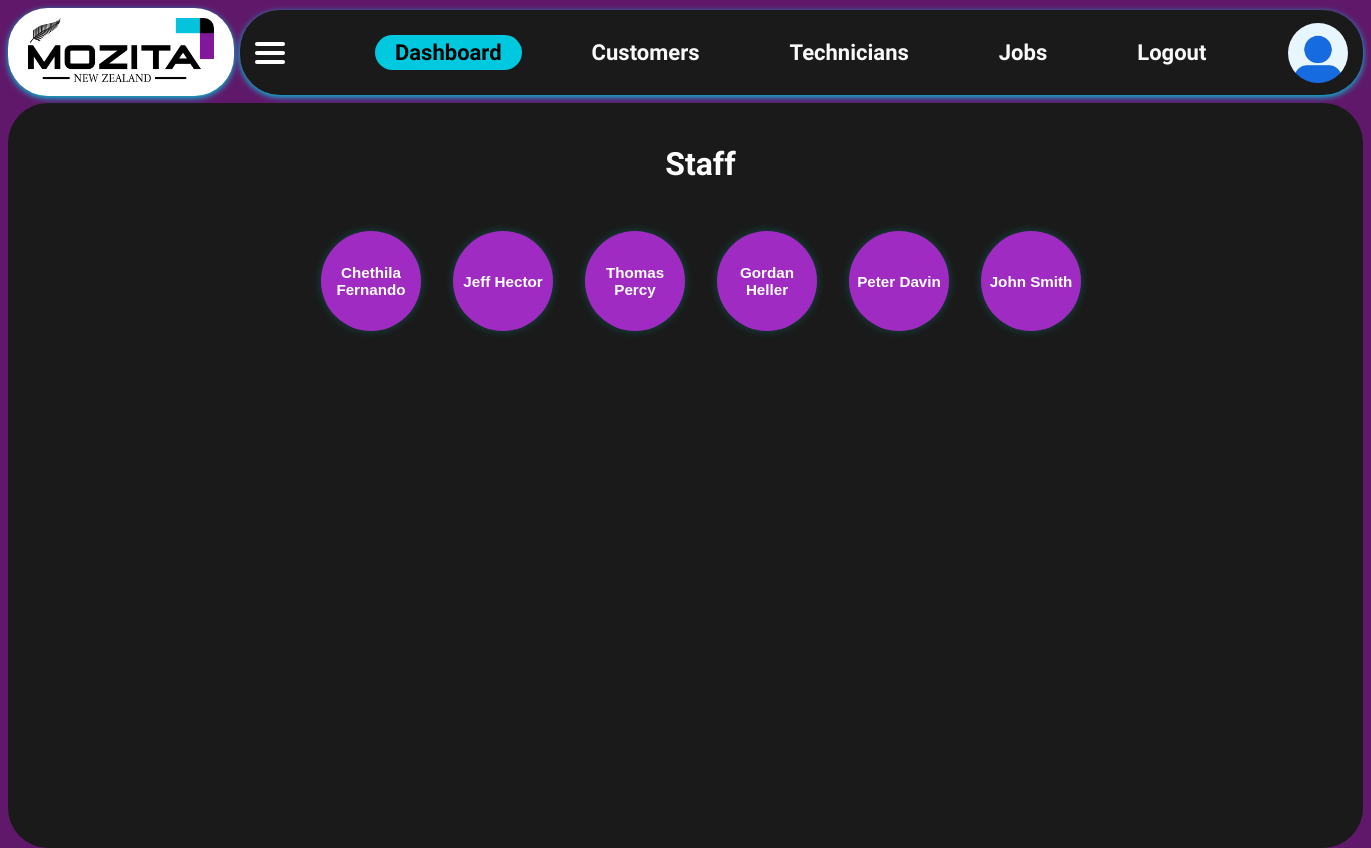
The app's page /staff (signed in) with its own data.
### app/models.py (models this page shows)
class Technician(db.Model):
    id = db.Column(db.Integer, primary_key=True)
    name = db.Column(db.String(100), nullable=False)
    phone = db.Column(db.String(20))
    specialization = db.Column(db.String(100))
    user_id = db.Column(db.Integer, unique=True, nullable=False)
    jobs = db.relationship('Job', back_populates='technician', cascade="all, delete-orphan")

### app/routes.py (the view)
@main.route('/staff')
@login_required
def staff_dashboard():
    techs = Technician.query.all()
    return render_template('staff_dashboard.html', techs=techs)

### app/models.py (called while the page is built)
@login_manager.user_loader
def load_user(user_id):
    return User.query.get(int(user_id))

    @property
    def is_active(self):
        return self.active

### app/templates/staff_dashboard.html (shortened to what this page needs)
{% extends "layout.html" %}
{% block extra_css %}
<link rel="stylesheet" href="{{ url_for('static', filename='staff_dashboard.css') }}">
{% endblock %}
{% block content %}
<h2>Staff</h2>
<div class="tech-grid">
  {% for tech in techs %}
  <form action="{{ url_for('main.staff_jobs', tech_id=tech.id) }}" method="get">
    <button type="submit" class="tech-circle">{{ tech.name }}</button>
  </form>
  {% endfor %}
</div>
{% endblock %}

### app/static/main.css (style rules this page uses)
body { font-family: 'Raleway', sans-serif; background-color: #60196a; color: white; margin: 0; padding: 0; }

### app/static/staff_dashboard.css (style rules this page uses)
h2 { text-align: center; margin-top: 2rem; font-size: 2rem; color: #fff; }
.tech-grid { display: flex; flex-wrap: wrap; justify-content: center; gap: 2rem; margin: 2rem auto; padding: 1rem; max-width: 1000px; }
form { margin: 0; }
.tech-circle { width: 100px; height: 100px; border-radius: 50%; background-color: #a02bc3; color: white; font-weight: bold; font-size: 0.95rem; text-align: center; border: none; cursor: pointer; box-shadow: 0 0 10px rgba(0, 255, 255, 0.2); transition: transform 0.3s ease, box-shadow 0.3s ease, background-color 0.3s ease; display: flex; align-items: center; justify-content: center; position: relative; overflow: hidden; animation: fadeInUp 0.6s ease both; }
.tech-circle::before { content: ""; position: absolute; top: -30%; left: -30%; width: 160%; height: 160%; background: radial-gradient(circle, #00ffff44 0%, transparent 60%); opacity: 0; transition: opacity 0.3s ease; border-radius: 50%; z-index: 0; }

### records on screen
Technician: name "Chethila Fernando"
Technician: name "Jeff Hector"
Technician: name "Thomas Percy"
Technician: name "Gordan Heller"
Technician: name "Peter Davin"
Technician: name "John Smith"
